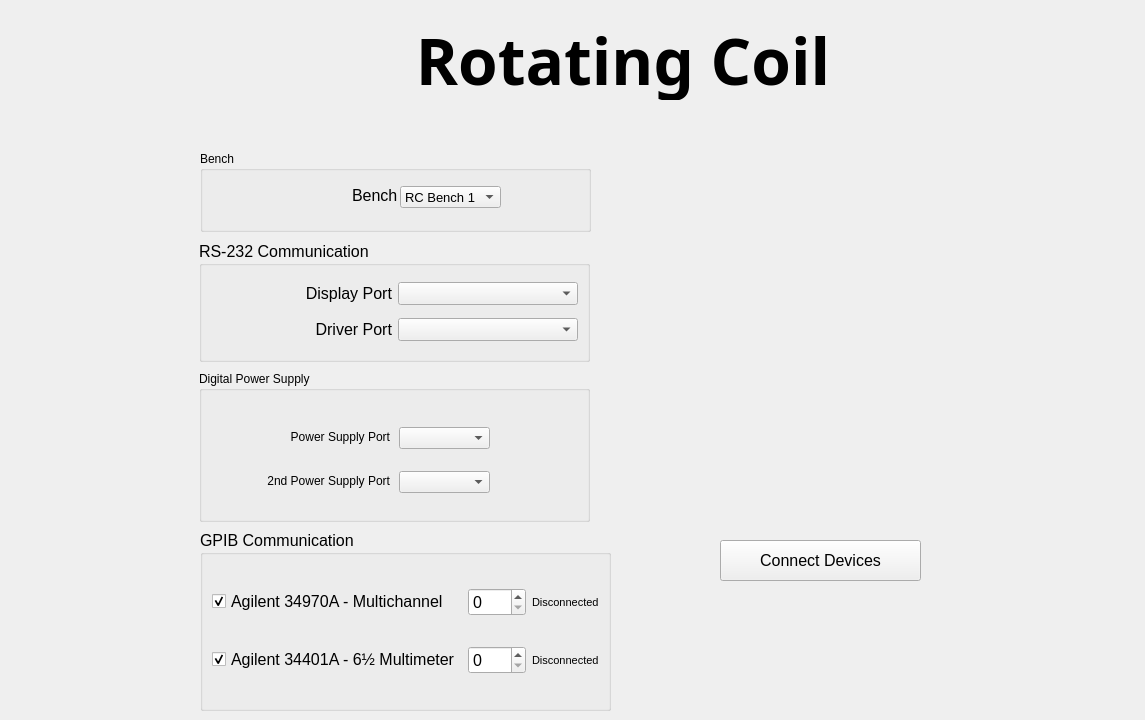
    <widget class="QWidget" name="tab_1">
     <attribute name="icon">
      <iconset resource="resource_file.qrc">
       <normaloff>:/Images/imagens/connect.png</normaloff>:/Images/imagens/connect.png</iconset>
     </attribute>
     <attribute name="title">
      <string>Connection</string>
     </attribute>
     <widget class="QLabel" name="label_23">
      <property name="geometry">
       <rect>
        <x>110</x>
        <y>20</y>
        <width>1026</width>
        <height>80</height>
       </rect>
      </property>
      <property name="font">
       <font>
        <family>Leelawadee</family>
        <pointsize>48</pointsize>
        <weight>75</weight>
        <bold>true</bold>
       </font>
      </property>
      <property name="text">
       <string>Rotating Coil</string>
      </property>
      <property name="alignment">
       <set>Qt::AlignCenter</set>
      </property>
     </widget>
     <widget class="QGroupBox" name="groupBox">
      <property name="geometry">
       <rect>
        <x>199</x>
        <y>241</y>
        <width>391</width>
        <height>121</height>
       </rect>
      </property>
      <property name="font">
       <font>
        <pointsize>12</pointsize>
       </font>
      </property>
      <property name="title">
       <string>RS-232 Communication</string>
      </property>
      <layout class="QGridLayout" name="gridLayout_2">
       <item row="1" column="0">
        <widget class="QLabel" name="label_6">
         <property name="text">
          <string>Driver Port</string>
         </property>
         <property name="alignment">
          <set>Qt::AlignRight|Qt::AlignTrailing|Qt::AlignVCenter</set>
         </property>
        </widget>
       </item>
       <item row="0" column="1">
        <widget class="QComboBox" name="cb_disp_port">
         <property name="font">
          <font>
           <pointsize>10</pointsize>
          </font>
         </property>
         <property name="currentIndex">
          <number>-1</number>
         </property>
        </widget>
       </item>
       <item row="1" column="1">
        <widget class="QComboBox" name="cb_driver_port">
         <property name="font">
          <font>
           <pointsize>10</pointsize>
          </font>
         </property>
         <property name="currentIndex">
          <number>-1</number>
         </property>
        </widget>
       </item>
       <item row="0" column="0">
        <widget class="QLabel" name="label">
         <property name="text">
          <string>Display Port</string>
         </property>
         <property name="alignment">
          <set>Qt::AlignRight|Qt::AlignTrailing|Qt::AlignVCenter</set>
         </property>
        </widget>
       </item>
      </layout>
     </widget>
     <widget class="QLabel" name="label_18">
      <property name="geometry">
       <rect>
        <x>660</x>
        <y>230</y>
        <width>300</width>
        <height>180</height>
       </rect>
      </property>
      <property name="text">
       <string/>
      </property>
      <property name="pixmap">
       <pixmap resource="resource_file.qrc">:/Images/imagens/lnls sirius logo.png</pixmap>
      </property>
      <property name="scaledContents">
       <bool>true</bool>
      </property>
     </widget>
     <widget class="QPushButton" name="pb_connect_devices">
      <property name="geometry">
       <rect>
        <x>720</x>
        <y>540</y>
        <width>201</width>
        <height>41</height>
       </rect>
      </property>
      <property name="font">
       <font>
        <pointsize>12</pointsize>
       </font>
      </property>
      <property name="text">
       <string>Connect Devices</string>
      </property>
      <property name="icon">
       <iconset resource="resource_file.qrc">
        <normaloff>:/Images/imagens/connect.png</normaloff>:/Images/imagens/connect.png</iconset>
      </property>
      <property name="iconSize">
       <size>
        <width>25</width>
        <height>25</height>
       </size>
      </property>
     </widget>
     <widget class="QGroupBox" name="groupBox_26">
      <property name="geometry">
       <rect>
        <x>200</x>
        <y>530</y>
        <width>411</width>
        <height>181</height>
       </rect>
      </property>
      <property name="font">
       <font>
        <pointsize>12</pointsize>
       </font>
      </property>
      <property name="title">
       <string>GPIB Communication</string>
      </property>
      <layout class="QGridLayout" name="gridLayout">
       <item row="0" column="1">
        <widget class="QSpinBox" name="sb_agilent34970A_address">
         <property name="enabled">
          <bool>true</bool>
         </property>
         <property name="maximum">
          <number>40</number>
         </property>
         <property name="value">
          <number>0</number>
         </property>
        </widget>
       </item>
       <item row="0" column="0">
        <widget class="QCheckBox" name="chb_enable_Agilent34970A">
         <property name="toolTip">
          <string>&lt;html&gt;&lt;head/&gt;&lt;body&gt;&lt;p&gt;&lt;br/&gt;&lt;/p&gt;&lt;/body&gt;&lt;/html&gt;</string>
         </property>
         <property name="text">
          <string>Agilent 34970A - Multichannel</string>
         </property>
         <property name="checked">
          <bool>true</bool>
         </property>
        </widget>
       </item>
       <item row="0" column="2">
        <widget class="QLabel" name="lb_status_34970A">
         <property name="font">
          <font>
           <pointsize>8</pointsize>
          </font>
         </property>
         <property name="text">
          <string>Disconnected</string>
         </property>
        </widget>
       </item>
       <item row="2" column="0">
        <widget class="QCheckBox" name="chb_enable_Agilent34401A">
         <property name="toolTip">
          <string>&lt;html&gt;&lt;head/&gt;&lt;body&gt;&lt;p&gt;&lt;br/&gt;&lt;/p&gt;&lt;/body&gt;&lt;/html&gt;</string>
         </property>
         <property name="text">
          <string>Agilent 34401A - 6½ Multimeter</string>
         </property>
         <property name="checked">
          <bool>true</bool>
         </property>
        </widget>
       </item>
       <item row="2" column="2">
        <widget class="QLabel" name="lb_status_34401A">
         <property name="font">
          <font>
           <pointsize>8</pointsize>
          </font>
         </property>
         <property name="text">
          <string>Disconnected</string>
         </property>
        </widget>
       </item>
       <item row="2" column="1">
        <widget class="QSpinBox" name="sb_agilent34401A_address">
         <property name="enabled">
          <bool>true</bool>
         </property>
         <property name="maximum">
          <number>40</number>
         </property>
         <property name="value">
          <number>0</number>
         </property>
        </widget>
       </item>
      </layout>
     </widget>
     <widget class="QGroupBox" name="groupBox_48">
      <property name="geometry">
       <rect>
        <x>199</x>
        <y>371</y>
        <width>391</width>
        <height>151</height>
       </rect>
      </property>
      <property name="title">
       <string>Digital Power Supply</string>
      </property>
      <widget class="QComboBox" name="cb_ps_port">
       <property name="geometry">
        <rect>
         <x>200</x>
         <y>56</y>
         <width>91</width>
         <height>22</height>
        </rect>
       </property>
       <property name="font">
        <font>
         <pointsize>10</pointsize>
        </font>
       </property>
      </widget>
      <widget class="QLabel" name="label_168">
       <property name="geometry">
        <rect>
         <x>30</x>
         <y>50</y>
         <width>161</width>
         <height>31</height>
        </rect>
       </property>
       <property name="font">
        <font>
         <italic>false</italic>
         <strikeout>false</strikeout>
        </font>
       </property>
       <property name="text">
        <string>Power Supply Port</string>
       </property>
       <property name="alignment">
        <set>Qt::AlignRight|Qt::AlignTrailing|Qt::AlignVCenter</set>
       </property>
      </widget>
      <widget class="QLabel" name="label_179">
       <property name="geometry">
        <rect>
         <x>10</x>
         <y>94</y>
         <width>181</width>
         <height>31</height>
        </rect>
       </property>
       <property name="font">
        <font>
         <italic>false</italic>
         <strikeout>false</strikeout>
        </font>
       </property>
       <property name="text">
        <string>2nd Power Supply Port</string>
       </property>
       <property name="alignment">
        <set>Qt::AlignRight|Qt::AlignTrailing|Qt::AlignVCenter</set>
       </property>
      </widget>
      <widget class="QComboBox" name="cb_ps_port_2">
       <property name="geometry">
        <rect>
         <x>200</x>
         <y>100</y>
         <width>91</width>
         <height>22</height>
        </rect>
       </property>
       <property name="font">
        <font>
         <pointsize>10</pointsize>
        </font>
       </property>
      </widget>
     </widget>
     <widget class="QGroupBox" name="groupBox_18">
      <property name="geometry">
       <rect>
        <x>200</x>
        <y>151</y>
        <width>391</width>
        <height>81</height>
       </rect>
      </property>
      <property name="title">
       <string>Bench</string>
      </property>
      <widget class="QComboBox" name="cb_bench">
       <property name="geometry">
        <rect>
         <x>200</x>
         <y>35</y>
         <width>101</width>
         <height>22</height>
        </rect>
       </property>
       <property name="font">
        <font>
         <pointsize>10</pointsize>
        </font>
       </property>
       <item>
        <property name="text">
         <string>RC Bench 1</string>
        </property>
       </item>
       <item>
        <property name="text">
         <string>RC Bench 2</string>
        </property>
       </item>
      </widget>
      <widget class="QLabel" name="label_7">
       <property name="geometry">
        <rect>
         <x>152</x>
         <y>38</y>
         <width>47</width>
         <height>13</height>
        </rect>
       </property>
       <property name="font">
        <font>
         <pointsize>12</pointsize>
        </font>
       </property>
       <property name="text">
        <string>Bench</string>
       </property>
      </widget>
     </widget>
    </widget>
